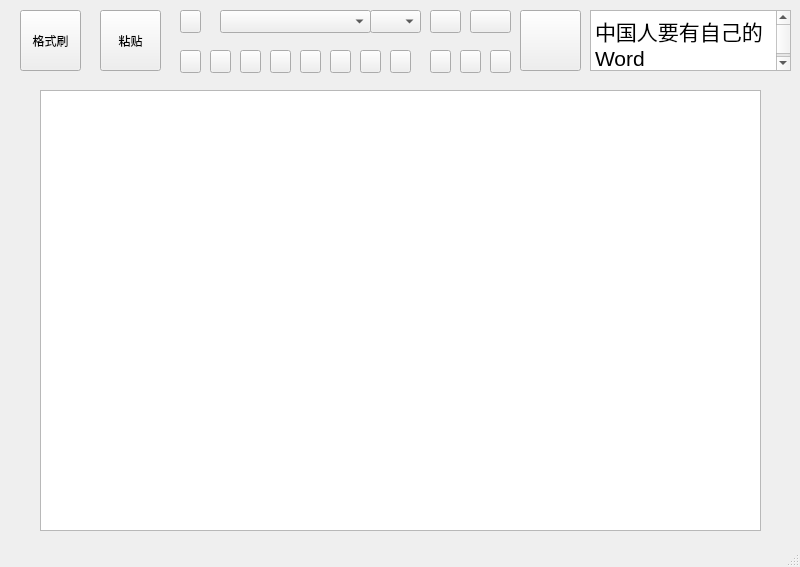
<?xml version="1.0" encoding="UTF-8"?>
<ui version="4.0">
 <class>MainWindow</class>
 <widget class="QMainWindow" name="MainWindow">
  <property name="geometry">
   <rect>
    <x>0</x>
    <y>0</y>
    <width>800</width>
    <height>567</height>
   </rect>
  </property>
  <property name="windowTitle">
   <string>MainWindow</string>
  </property>
  <widget class="QWidget" name="centralwidget">
   <widget class="QPushButton" name="brush">
    <property name="geometry">
     <rect>
      <x>20</x>
      <y>10</y>
      <width>61</width>
      <height>61</height>
     </rect>
    </property>
    <property name="toolTip">
     <string>格式刷</string>
    </property>
    <property name="text">
     <string>格式刷</string>
    </property>
   </widget>
   <widget class="QPushButton" name="paste">
    <property name="geometry">
     <rect>
      <x>100</x>
      <y>10</y>
      <width>61</width>
      <height>61</height>
     </rect>
    </property>
    <property name="toolTip">
     <string>粘贴</string>
    </property>
    <property name="text">
     <string>粘贴</string>
    </property>
   </widget>
   <widget class="QPushButton" name="cut">
    <property name="geometry">
     <rect>
      <x>180</x>
      <y>10</y>
      <width>21</width>
      <height>23</height>
     </rect>
    </property>
    <property name="toolTip">
     <string>剪切</string>
    </property>
    <property name="text">
     <string/>
    </property>
   </widget>
   <widget class="QPushButton" name="copy">
    <property name="geometry">
     <rect>
      <x>180</x>
      <y>50</y>
      <width>21</width>
      <height>23</height>
     </rect>
    </property>
    <property name="toolTip">
     <string>复制</string>
    </property>
    <property name="text">
     <string/>
    </property>
   </widget>
   <widget class="QComboBox" name="style">
    <property name="geometry">
     <rect>
      <x>220</x>
      <y>10</y>
      <width>151</width>
      <height>23</height>
     </rect>
    </property>
    <property name="toolTip">
     <string>字体</string>
    </property>
   </widget>
   <widget class="QComboBox" name="size">
    <property name="geometry">
     <rect>
      <x>370</x>
      <y>10</y>
      <width>51</width>
      <height>23</height>
     </rect>
    </property>
    <property name="toolTip">
     <string>类型</string>
    </property>
   </widget>
   <widget class="QPushButton" name="order">
    <property name="geometry">
     <rect>
      <x>470</x>
      <y>10</y>
      <width>41</width>
      <height>23</height>
     </rect>
    </property>
    <property name="text">
     <string/>
    </property>
   </widget>
   <widget class="QPushButton" name="underline">
    <property name="geometry">
     <rect>
      <x>270</x>
      <y>50</y>
      <width>21</width>
      <height>23</height>
     </rect>
    </property>
    <property name="toolTip">
     <string>下划线</string>
    </property>
    <property name="text">
     <string/>
    </property>
   </widget>
   <widget class="QPushButton" name="unorder">
    <property name="geometry">
     <rect>
      <x>430</x>
      <y>10</y>
      <width>31</width>
      <height>23</height>
     </rect>
    </property>
    <property name="text">
     <string/>
    </property>
   </widget>
   <widget class="QPushButton" name="left">
    <property name="geometry">
     <rect>
      <x>430</x>
      <y>50</y>
      <width>21</width>
      <height>23</height>
     </rect>
    </property>
    <property name="toolTip">
     <string>左对齐</string>
    </property>
    <property name="text">
     <string/>
    </property>
   </widget>
   <widget class="QPushButton" name="mid">
    <property name="geometry">
     <rect>
      <x>460</x>
      <y>50</y>
      <width>21</width>
      <height>23</height>
     </rect>
    </property>
    <property name="toolTip">
     <string>居中对齐</string>
    </property>
    <property name="text">
     <string/>
    </property>
   </widget>
   <widget class="QPushButton" name="overbold">
    <property name="geometry">
     <rect>
      <x>210</x>
      <y>50</y>
      <width>21</width>
      <height>23</height>
     </rect>
    </property>
    <property name="toolTip">
     <string>加粗</string>
    </property>
    <property name="text">
     <string/>
    </property>
   </widget>
   <widget class="QTextBrowser" name="textBrowser">
    <property name="geometry">
     <rect>
      <x>590</x>
      <y>10</y>
      <width>201</width>
      <height>61</height>
     </rect>
    </property>
    <property name="readOnly">
     <bool>true</bool>
    </property>
    <property name="html">
     <string>&lt;!DOCTYPE HTML PUBLIC &quot;-//W3C//DTD HTML 4.0//EN&quot; &quot;http://www.w3.org/TR/REC-html40/strict.dtd&quot;&gt;
&lt;html&gt;&lt;head&gt;&lt;meta name=&quot;qrichtext&quot; content=&quot;1&quot; /&gt;&lt;meta charset=&quot;utf-8&quot; /&gt;&lt;style type=&quot;text/css&quot;&gt;
p, li { white-space: pre-wrap; }
hr { height: 1px; border-width: 0; }
li.unchecked::marker { content: &quot;\2610&quot;; }
li.checked::marker { content: &quot;\2612&quot;; }
&lt;/style&gt;&lt;/head&gt;&lt;body style=&quot; font-family:'Microsoft YaHei UI'; font-size:9pt; font-weight:400; font-style:normal;&quot;&gt;
&lt;p style=&quot; margin-top:0px; margin-bottom:0px; margin-left:0px; margin-right:0px; -qt-block-indent:0; text-indent:0px;&quot;&gt;&lt;span style=&quot; font-size:16pt;&quot;&gt;中国人要有自己的Word&lt;/span&gt;&lt;/p&gt;&lt;/body&gt;&lt;/html&gt;</string>
    </property>
    <property name="placeholderText">
     <string/>
    </property>
   </widget>
   <widget class="QPushButton" name="addsize">
    <property name="geometry">
     <rect>
      <x>300</x>
      <y>50</y>
      <width>21</width>
      <height>23</height>
     </rect>
    </property>
    <property name="toolTip">
     <string>字号加大</string>
    </property>
    <property name="text">
     <string/>
    </property>
   </widget>
   <widget class="QPushButton" name="find">
    <property name="geometry">
     <rect>
      <x>520</x>
      <y>10</y>
      <width>61</width>
      <height>61</height>
     </rect>
    </property>
    <property name="toolTip">
     <string>查找</string>
    </property>
    <property name="text">
     <string/>
    </property>
   </widget>
   <widget class="QPushButton" name="right">
    <property name="geometry">
     <rect>
      <x>490</x>
      <y>50</y>
      <width>21</width>
      <height>23</height>
     </rect>
    </property>
    <property name="toolTip">
     <string>右对齐</string>
    </property>
    <property name="text">
     <string/>
    </property>
   </widget>
   <widget class="QPushButton" name="reducesize">
    <property name="geometry">
     <rect>
      <x>330</x>
      <y>50</y>
      <width>21</width>
      <height>23</height>
     </rect>
    </property>
    <property name="toolTip">
     <string>字号减小</string>
    </property>
    <property name="text">
     <string/>
    </property>
   </widget>
   <widget class="QPushButton" name="fontcolor">
    <property name="geometry">
     <rect>
      <x>360</x>
      <y>50</y>
      <width>21</width>
      <height>23</height>
     </rect>
    </property>
    <property name="toolTip">
     <string>字体颜色</string>
    </property>
    <property name="text">
     <string/>
    </property>
   </widget>
   <widget class="QPushButton" name="italics">
    <property name="geometry">
     <rect>
      <x>240</x>
      <y>50</y>
      <width>21</width>
      <height>23</height>
     </rect>
    </property>
    <property name="toolTip">
     <string>斜体</string>
    </property>
    <property name="text">
     <string/>
    </property>
   </widget>
   <widget class="QPushButton" name="GIcon">
    <property name="geometry">
     <rect>
      <x>390</x>
      <y>50</y>
      <width>21</width>
      <height>23</height>
     </rect>
    </property>
    <property name="toolTip">
     <string>防伪标识</string>
    </property>
    <property name="text">
     <string/>
    </property>
   </widget>
   <widget class="QTextEdit" name="textEdit">
    <property name="geometry">
     <rect>
      <x>40</x>
      <y>90</y>
      <width>721</width>
      <height>441</height>
     </rect>
    </property>
   </widget>
  </widget>
  <widget class="QMenuBar" name="menubar">
   <property name="geometry">
    <rect>
     <x>0</x>
     <y>0</y>
     <width>800</width>
     <height>20</height>
    </rect>
   </property>
  </widget>
  <widget class="QStatusBar" name="statusbar"/>
 </widget>
 <resources/>
 <connections/>
</ui>
